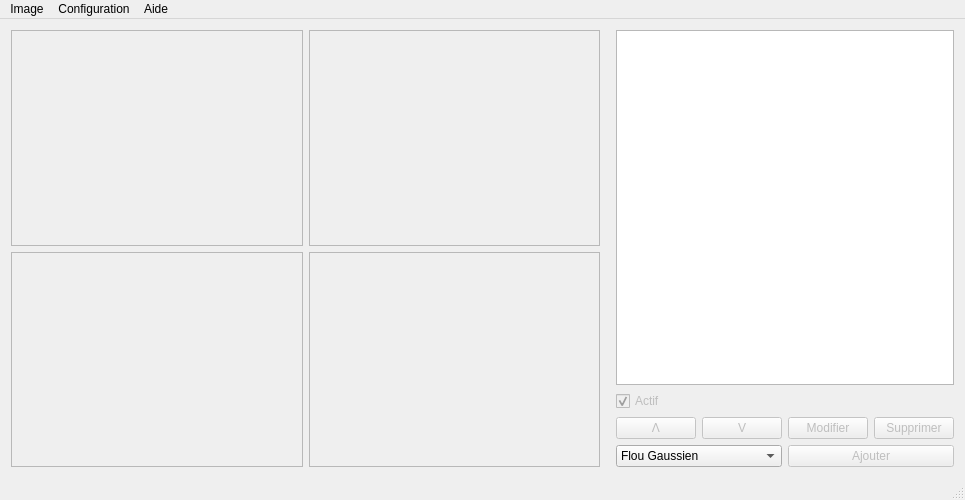
<?xml version="1.0" encoding="UTF-8"?>
<ui version="4.0">
 <class>InterfacePrincipale</class>
 <widget class="QMainWindow" name="InterfacePrincipale">
  <property name="geometry">
   <rect>
    <x>0</x>
    <y>0</y>
    <width>965</width>
    <height>500</height>
   </rect>
  </property>
  <property name="minimumSize">
   <size>
    <width>964</width>
    <height>500</height>
   </size>
  </property>
  <property name="windowTitle">
   <string>HoKo</string>
  </property>
  <property name="windowIcon">
   <iconset>
    <normaloff>logo/hoko-logo-500.png</normaloff>logo/hoko-logo-500.png</iconset>
  </property>
  <property name="toolButtonStyle">
   <enum>Qt::ToolButtonTextOnly</enum>
  </property>
  <widget class="QWidget" name="centralWidget">
   <layout class="QHBoxLayout" name="horizontalLayout">
    <item>
     <layout class="QGridLayout" name="gridLayout_2">
      <item row="0" column="1">
       <widget class="QLabel" name="image2">
        <property name="sizePolicy">
         <sizepolicy hsizetype="Expanding" vsizetype="Expanding">
          <horstretch>0</horstretch>
          <verstretch>0</verstretch>
         </sizepolicy>
        </property>
        <property name="frameShape">
         <enum>QFrame::StyledPanel</enum>
        </property>
        <property name="text">
         <string/>
        </property>
       </widget>
      </item>
      <item row="1" column="0">
       <widget class="QLabel" name="image3">
        <property name="sizePolicy">
         <sizepolicy hsizetype="Expanding" vsizetype="Expanding">
          <horstretch>0</horstretch>
          <verstretch>0</verstretch>
         </sizepolicy>
        </property>
        <property name="frameShape">
         <enum>QFrame::StyledPanel</enum>
        </property>
        <property name="frameShadow">
         <enum>QFrame::Plain</enum>
        </property>
        <property name="text">
         <string/>
        </property>
       </widget>
      </item>
      <item row="0" column="0">
       <widget class="QLabel" name="image1">
        <property name="sizePolicy">
         <sizepolicy hsizetype="Expanding" vsizetype="Expanding">
          <horstretch>0</horstretch>
          <verstretch>0</verstretch>
         </sizepolicy>
        </property>
        <property name="autoFillBackground">
         <bool>false</bool>
        </property>
        <property name="frameShape">
         <enum>QFrame::StyledPanel</enum>
        </property>
        <property name="frameShadow">
         <enum>QFrame::Plain</enum>
        </property>
        <property name="text">
         <string/>
        </property>
       </widget>
      </item>
      <item row="1" column="1">
       <widget class="QLabel" name="image4">
        <property name="sizePolicy">
         <sizepolicy hsizetype="Expanding" vsizetype="Expanding">
          <horstretch>0</horstretch>
          <verstretch>0</verstretch>
         </sizepolicy>
        </property>
        <property name="frameShape">
         <enum>QFrame::StyledPanel</enum>
        </property>
        <property name="text">
         <string/>
        </property>
       </widget>
      </item>
     </layout>
    </item>
    <item>
     <spacer name="horizontalSpacer">
      <property name="orientation">
       <enum>Qt::Horizontal</enum>
      </property>
      <property name="sizeType">
       <enum>QSizePolicy::Fixed</enum>
      </property>
      <property name="sizeHint" stdset="0">
       <size>
        <width>10</width>
        <height>20</height>
       </size>
      </property>
     </spacer>
    </item>
    <item>
     <layout class="QVBoxLayout" name="verticalLayout">
      <item>
       <widget class="QListWidget" name="listeTraitements">
        <property name="sizePolicy">
         <sizepolicy hsizetype="Preferred" vsizetype="Expanding">
          <horstretch>0</horstretch>
          <verstretch>0</verstretch>
         </sizepolicy>
        </property>
        <property name="minimumSize">
         <size>
          <width>0</width>
          <height>0</height>
         </size>
        </property>
       </widget>
      </item>
      <item>
       <widget class="QCheckBox" name="actifCheckBox">
        <property name="text">
         <string>Actif</string>
        </property>
        <property name="enabled">
         <bool>false</bool>
        </property>
        <property name="checked">
         <bool>true</bool>
        </property>
        <property name="shortcut">
          <string>Shift+A</string>
        </property>
       </widget>
      </item>
      <item>
       <layout class="QHBoxLayout" name="horizontalLayout_2">
        <item>
         <widget class="QPushButton" name="hautBouton">
          <property name="text">
           <string>Ʌ</string>
          </property>
          <property name="shortcut">
            <string>Ctrl+Up</string>
          </property>
          <property name="enabled">
           <bool>false</bool>
          </property>
         </widget>
        </item>
        <item>
         <widget class="QPushButton" name="basBouton">
          <property name="sizePolicy">
           <sizepolicy hsizetype="Minimum" vsizetype="Minimum">
            <horstretch>0</horstretch>
            <verstretch>0</verstretch>
           </sizepolicy>
          </property>
          <property name="text">
           <string>V</string>
          </property>
          <property name="shortcut">
            <string>Ctrl+Down</string>
          </property>
          <property name="enabled">
           <bool>false</bool>
          </property>
         </widget>
        </item>
        <item>
         <widget class="QPushButton" name="modifierBouton">
          <property name="text">
           <string>Modifier</string>
          </property>
          <property name="shortcut">
            <string>M</string>
          </property>
          <property name="enabled">
           <bool>false</bool>
          </property>
         </widget>
        </item>
        <item>
         <widget class="QPushButton" name="supprimerBouton">
          <property name="text">
           <string>Supprimer</string>
          </property>
          <property name="shortcut">
            <string>Del</string>
          </property>
          <property name="enabled">
           <bool>false</bool>
          </property>
         </widget>
        </item>
       </layout>
      </item>
      <item>
       <layout class="QHBoxLayout" name="horizontalLayout_3">
        <item>
         <widget class="QComboBox" name="choixTraitement">
          <item>
           <property name="text">
            <string>Flou Gaussien</string>
           </property>
          </item>
          <item>
           <property name="text">
            <string>Masque CAM3</string>
           </property>
          </item>
          <item>
           <property name="text">
            <string>Segmentation TSV</string>
           </property>
          </item>
          <item>
           <property name="text">
            <string>Filtre de Canny</string>
           </property>
          </item>
          <item>
           <property name="text">
            <string>Détection de contours</string>
           </property>
          </item>
         </widget>
        </item>
        <item>
         <widget class="QPushButton" name="ajouterBouton">
          <property name="text">
           <string>Ajouter</string>
          </property>
          <property name="shortcut">
            <string>A</string>
          </property>
          <property name="enabled">
           <bool>false</bool>
          </property>
         </widget>
        </item>
       </layout>
      </item>
     </layout>
    </item>
   </layout>
  </widget>
  <widget class="QMenuBar" name="menuBar">
   <property name="geometry">
    <rect>
     <x>0</x>
     <y>0</y>
     <width>900</width>
     <height>20</height>
    </rect>
   </property>
   <widget class="QMenu" name="menuHoKo">
    <property name="title">
     <string>Image</string>
    </property>
    <addaction name="actionImporter_une_image"/>
    <addaction name="actionSauvegarder_l_image_finale"/>
   </widget>
   <widget class="QMenu" name="menuCOnfiguration">
    <property name="title">
     <string>Configuration</string>
    </property>
    <addaction name="actionCharger_une_configuration"/>
    <addaction name="actionExporter_la_configuration"/>
   </widget>
   <widget class="QMenu" name="menuAide">
    <property name="title">
     <string>Aide</string>
    </property>
    <addaction name="actionAide"/>
    <addaction name="actionVersion"/>
   </widget>
   <addaction name="menuHoKo"/>
   <addaction name="menuCOnfiguration"/>
   <addaction name="menuAide"/>
  </widget>
  <widget class="QStatusBar" name="statusBar"/>
  <action name="actionCharger_une_configuration">
   <property name="text">
    <string>Charger une configuration</string>
   </property>
   <property name="shortcut">
    <string>Ctrl+O</string>
   </property>
  </action>
  <action name="actionExporter_la_configuration">
   <property name="text">
    <string>Exporter la configuration</string>
   </property>
   <property name="shortcut">
    <string>Ctrl+S</string>
   </property>
  </action>
  <action name="actionImporter_une_image">
   <property name="text">
    <string>Importer une image</string>
   </property>
   <property name="shortcut">
    <string>Ctrl+I</string>
   </property>
  </action>
  <action name="actionSauvegarder_l_image_finale">
   <property name="text">
    <string>Sauvegarder l'image finale</string>
   </property>
   <property name="shortcut">
    <string>Ctrl+Alt+S</string>
   </property>
  </action>
  <action name="actionAide">
   <property name="text">
    <string>Guide d'utilisation</string>
   </property>
   <property name="shortcut">
    <string>Ctrl+G</string>
   </property>
  </action>
  <action name="actionVersion">
   <property name="text">
    <string>À propos de HoKo</string>
   </property>
   <property name="shortcut">
    <string>Ctrl+H</string>
   </property>
  </action>
 </widget>
 <layoutdefault spacing="6" margin="11"/>
 <resources/>
 <connections>
  <connection>
   <sender>actionImporter_une_image</sender>
   <signal>triggered()</signal>
   <receiver>InterfacePrincipale</receiver>
   <slot>importerUneImage()</slot>
   <hints>
    <hint type="sourcelabel">
     <x>-1</x>
     <y>-1</y>
    </hint>
    <hint type="destinationlabel">
     <x>449</x>
     <y>249</y>
    </hint>
   </hints>
  </connection>
  <connection>
   <sender>actionSauvegarder_l_image_finale</sender>
   <signal>triggered()</signal>
   <receiver>InterfacePrincipale</receiver>
   <slot>sauvegarderImageFinale()</slot>
   <hints>
    <hint type="sourcelabel">
     <x>-1</x>
     <y>-1</y>
    </hint>
    <hint type="destinationlabel">
     <x>449</x>
     <y>249</y>
    </hint>
   </hints>
  </connection>
  <connection>
   <sender>actionAide</sender>
   <signal>triggered()</signal>
   <receiver>InterfacePrincipale</receiver>
   <slot>afficherGuide()</slot>
   <hints>
    <hint type="sourcelabel">
     <x>-1</x>
     <y>-1</y>
    </hint>
    <hint type="destinationlabel">
     <x>449</x>
     <y>249</y>
    </hint>
   </hints>
  </connection>
  <connection>
   <sender>actionVersion</sender>
   <signal>triggered()</signal>
   <receiver>InterfacePrincipale</receiver>
   <slot>afficherApropos()</slot>
   <hints>
    <hint type="sourcelabel">
     <x>-1</x>
     <y>-1</y>
    </hint>
    <hint type="destinationlabel">
     <x>449</x>
     <y>249</y>
    </hint>
   </hints>
  </connection>
 </connections>
</ui>
